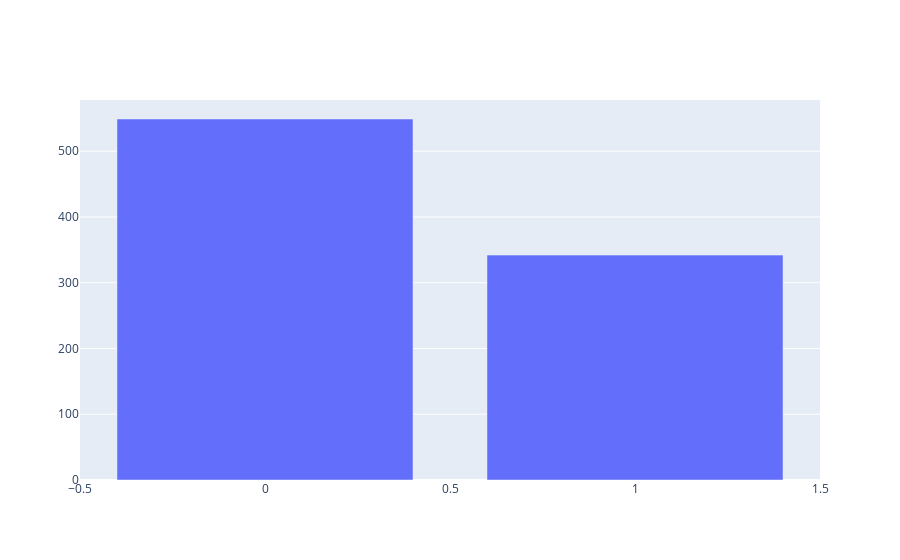

Here is the notebook cell this chart was saved with:
### Code cell
#Target variable
# Define a dictionary for the target mapping
data = [go.Bar(
            x=df_train['Survived'].value_counts().index.values,
            y=df_train['Survived'].value_counts().values
    )]

py.iplot(data, filename='basic-bar')

### Figure 1 — Plotly figure (JSON) as saved in the notebook; plotly's stock layout.template omitted (floating-point values rounded to 4 significant figures)
{"data": [{"type": "bar", "x": [0, 1], "y": [549, 342]}], "layout": {}}
